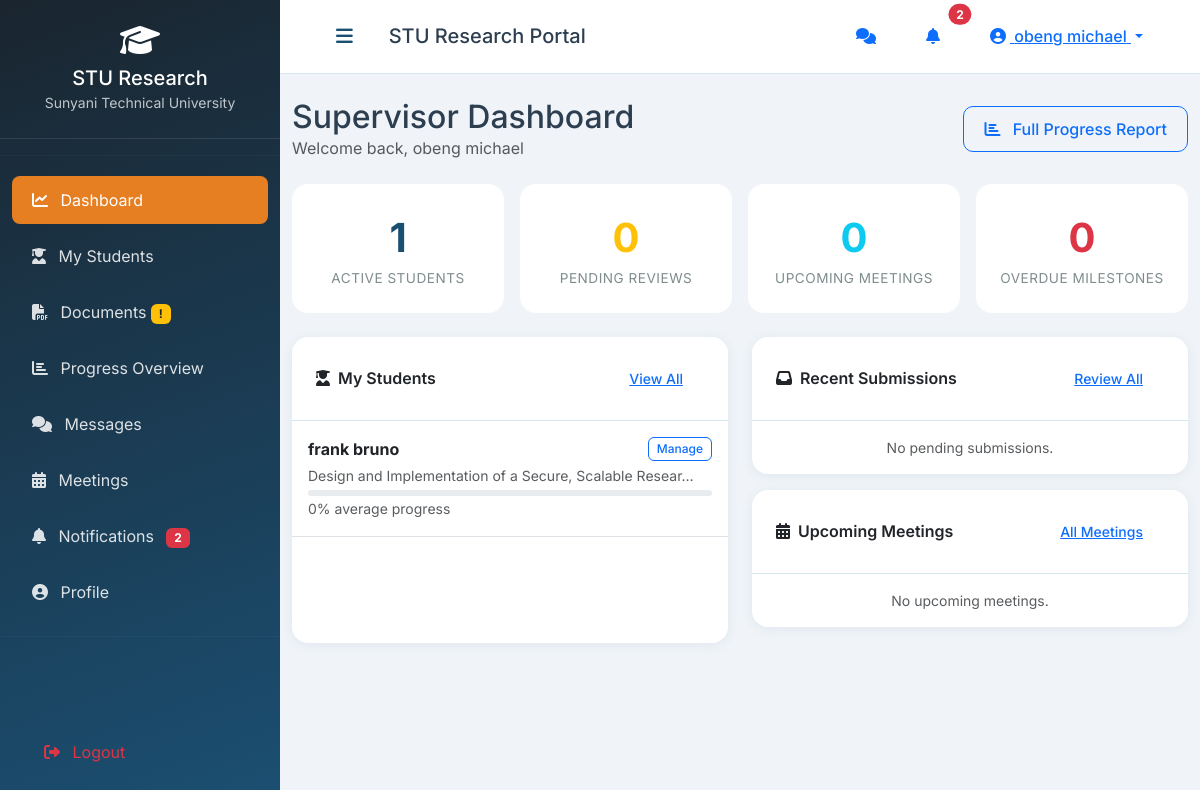
The app's page /supervisor/dashboard/ (signed in) with its own data.
### research/models.py (models this page shows, shortened)
class User(AbstractUser):
    ROLE_CHOICES = (
        ('admin', 'Administrator'),
        ('supervisor', 'Supervisor'),
        ('student', 'Student'),
    )
    role = models.CharField(max_length=20, choices=ROLE_CHOICES, default='student')
    student_id = models.CharField(max_length=50, unique=True, null=True, blank=True)
    phone = models.CharField(max_length=20, blank=True)
    department = models.CharField(max_length=100, blank=True)
    profile_pic = models.ImageField(upload_to='profile_pics/', null=True, blank=True)
    is_active = models.BooleanField(default=True)
    last_seen = models.DateTimeField(null=True, blank=True)

class Allocation(models.Model):
    STATUS_CHOICES = (
        ('active', 'Active'),
        ('completed', 'Completed'),
        ('terminated', 'Terminated'),
    )
    proposal = models.OneToOneField(
        Proposal, on_delete=models.CASCADE, related_name='allocation'
    )
    student = models.ForeignKey(
        User, on_delete=models.CASCADE,
        related_name='allocations_as_student',
        limit_choices_to={'role': 'student'}
    )
    supervisor = models.ForeignKey(
        User, on_delete=models.CASCADE,
        related_name='allocations_as_supervisor',
        limit_choices_to={'role': 'supervisor'}
    )
    allocated_by = models.ForeignKey(
        User, on_delete=models.SET_NULL, null=True,
        related_name='allocations_made'
    )
    match_score = models.FloatField(
        default=0.0,
        help_text="Cosine similarity score from chaotic allocation algorithm (0–1)"
    )
    allocation_date = models.DateTimeField(auto_now_add=True)
    status = models.CharField(max_length=20, choices=STATUS_CHOICES, default='active')
    notes = models.TextField(blank=True)

class Proposal(models.Model):
    STATUS_CHOICES = (
        ('draft', 'Draft'),
        ('submitted', 'Submitted'),
        ('under_review', 'Under Review'),
        ('approved', 'Approved'),
        ('rejected', 'Rejected'),
        ('revision_required', 'Revision Required'),
    )
    student = models.ForeignKey(
        User, on_delete=models.CASCADE,
        related_name='proposals',
        limit_choices_to={'role': 'student'}
    )
    title = models.CharField(max_length=500)
    abstract = models.TextField(blank=True)
    objectives = models.TextField(blank=True)
    methodology = models.TextField(blank=True)
    background = models.TextField(blank=True)
    expected_outcomes = models.TextField(blank=True)
    keywords = models.CharField(max_length=500, blank=True, help_text="Comma separated keywords")
    department = models.CharField(max_length=100, blank=True)
    program = models.CharField(max_length=100, blank=True)
    academic_year = models.CharField(max_length=20, blank=True)
    document = models.FileField(upload_to='proposals/', null=True, blank=True)
    status = models.CharField(max_length=30, choices=STATUS_CHOICES, default='draft')
    admin_comments = models.TextField(blank=True)
    submission_date = models.DateTimeField(null=True, blank=True)
    review_date = models.DateTimeField(null=True, blank=True)
    created_at = models.DateTimeField(auto_now_add=True)
    updated_at = models.DateTimeField(auto_now=True)

### research/views.py (the view)
# urls.py: path('supervisor/dashboard/', views.supervisor_dashboard, name='supervisor_dashboard'),
@login_required
@role_required('supervisor')
def supervisor_dashboard(request):
    user = request.user
    allocations = list(
        Allocation.objects
        .filter(supervisor=user, status='active')
        .select_related('student', 'proposal')
    )
    for alloc in allocations:
        reports = ProgressReport.objects.filter(allocation=alloc)
        alloc.avg_progress = int(
            reports.aggregate(Avg('percentage_complete'))['percentage_complete__avg'] or 0
        )
        alloc.pending_docs = reports.filter(status='submitted').count()
        alloc.overdue_milestones = Milestone.objects.filter(
            allocation=alloc,
            due_date__lt=timezone.now().date(),
            status__in=['pending', 'in_progress']
        ).count()
    pending_reports = ProgressReport.objects.filter(
        allocation__supervisor=user, status='submitted'
    ).count()
    upcoming_meetings = Meeting.objects.filter(
        supervisor=user,
        meeting_date__gte=timezone.now(),
        status='scheduled'
    ).order_by('meeting_date')[:5]
    overdue_milestones = Milestone.objects.filter(
        allocation__supervisor=user,
        due_date__lt=timezone.now().date(),
        status__in=['pending', 'in_progress']
    ).select_related('allocation__student').order_by('due_date')[:5]
    recent_submissions = ProgressReport.objects.filter(
        allocation__supervisor=user,
        status='submitted'
    ).select_related('student', 'allocation').order_by('-submitted_at')[:5]
    context = {
        'allocations': allocations,
        'total_students': len(allocations),
        'pending_reports': pending_reports,
        'upcoming_meetings': upcoming_meetings,
        'overdue_milestones': overdue_milestones,
        'recent_submissions': recent_submissions,
        'section': 'dashboard',
    }
    return render(request, 'research/supervisor/dashboard.html', context)

### research/context_processors.py (called while the page is built)
def notification_count(request):
    if request.user.is_authenticated:
        notif_count = Notification.objects.filter(user=request.user, is_read=False).count()
        try:
            from .models import Message
            msg_count = Message.objects.filter(recipient=request.user, is_read=False).count()
        except Exception:
            msg_count = 0
        return {
            'unread_notification_count': notif_count,
            'unread_msg_count': msg_count,
        }
    return {'unread_notification_count': 0, 'unread_msg_count': 0}

def user_role(request):
    if request.user.is_authenticated:
        return {'user_role': request.user.role}
    return {'user_role': None}

### research/views.py (called while the page is built)
def role_required(*roles):
    def decorator(view_func):
        @wraps(view_func)
        def wrapper(request, *args, **kwargs):
            if not request.user.is_authenticated:
                messages.warning(request, 'Please log in to access this page.')
                return redirect('login')
            if request.user.role not in roles and not request.user.is_superuser:
                messages.error(request, 'You do not have permission to access this page.')
                return redirect('dashboard')
            return view_func(request, *args, **kwargs)
        return wrapper
    return decorator

### templates/research/supervisor/dashboard.html (shortened to what this page needs)
{% extends 'base.html' %}
{% load static %}
{% block content %}
<div class="d-flex justify-content-between align-items-center mb-4">
    <div>
        <h2 class="mb-0">Supervisor Dashboard</h2>
        <p class="text-muted mb-0">Welcome back, {{ user.get_full_name|default:user.username }}</p>
    </div>
    <a href="{% url 'supervisor_progress_overview' %}" class="btn btn-outline-primary">
        <i class="fas fa-chart-bar me-2"></i> Full Progress Report
    </a>
</div>
<div class="row g-3 mb-4">
    <div class="col-6 col-md-3">
        <div class="stat-card">
            <div class="stat-number">{{ total_students }}</div>
            <div class="stat-label">Active Students</div>
        </div>
    </div>
    <div class="col-6 col-md-3">
        <div class="stat-card">
            <div class="stat-number text-warning">{{ pending_reports }}</div>
            <div class="stat-label">Pending Reviews</div>
        </div>
    </div>
    <div class="col-6 col-md-3">
        <div class="stat-card">
            <div class="stat-number text-info">{{ upcoming_meetings|length }}</div>
            <div class="stat-label">Upcoming Meetings</div>
        </div>
    </div>
    <div class="col-6 col-md-3">
        <div class="stat-card">
            <div class="stat-number text-danger">{{ overdue_milestones|length }}</div>
            <div class="stat-label">Overdue Milestones</div>
        </div>
    </div>
</div>
<div class="row g-4">
    <div class="col-md-6">
        <div class="card h-100">
            <div class="card-header d-flex justify-content-between align-items-center">
                <span><i class="fas fa-user-graduate me-2"></i>My Students</span>
                <a href="{% url 'supervisor_students' %}" class="btn btn-sm btn-link">View All</a>
            </div>
            <div class="card-body p-0">
                {% for alloc in allocations %}
                <div class="border-bottom p-3">
                    <div class="d-flex justify-content-between align-items-center mb-1">
                        <div>
                            <strong>{{ alloc.student.get_full_name|default:alloc.student.username }}</strong>
                        </div>
                        <a href="{% url 'supervisor_student_detail' alloc.student.id %}" class="btn btn-xs btn-outline-primary">Manage</a>
                    </div>
                    <small class="text-muted d-block mb-1">{{ alloc.proposal.title|truncatechars:55 }}</small>
                    <div class="progress" style="height:6px;">
                    </div>
                    <small class="text-muted">{{ alloc.avg_progress }}% average progress</small>
                </div>
                {% empty %}
                <div class="text-center py-4 text-muted">No students assigned yet.</div>
                {% endfor %}
            </div>
        </div>
    </div>
    <div class="col-md-6">
        <div class="card mb-3">
            <div class="card-header d-flex justify-content-between align-items-center">
                <span><i class="fas fa-inbox me-2"></i>Recent Submissions</span>
                <a href="{% url 'supervisor_documents' %}" class="btn btn-sm btn-link">Review All</a>
            </div>
            <div class="card-body p-0">
                {% for doc in recent_submissions %}
                <div class="border-bottom p-3 d-flex justify-content-between align-items-center">
                    <div>
                        <strong class="small">{{ doc.title|truncatechars:45 }}</strong>
                        <br><small class="text-muted">{{ doc.student.get_full_name }} · {{ doc.submitted_at|timesince }} ago</small>
                    </div>
                    <span class="badge bg-warning text-dark">Pending</span>
                </div>
                {% empty %}
                <div class="text-center py-3 text-muted small">No pending submissions.</div>
                {% endfor %}
            </div>
        </div>
        <div class="card mb-3">
            <div class="card-header d-flex justify-content-between align-items-center">
                <span><i class="fas fa-calendar-alt me-2"></i>Upcoming Meetings</span>
                <a href="{% url 'meetings' %}" class="btn btn-sm btn-link">All Meetings</a>
            </div>
            <div class="card-body p-0">
                {% for m in upcoming_meetings %}
                <div class="border-bottom p-3 d-flex justify-content-between align-items-center">
                    <div>
                        <strong class="small">{{ m.title }}</strong>
                        <br><small class="text-muted">{{ m.meeting_date|date:"M d, Y H:i" }} · {{ m.student.get_full_name }}</small>
                    </div>
                    <a href="{% url 'supervisor_meeting_update' m.id %}" class="btn btn-xs btn-outline-secondary">Minutes</a>
                </div>
                {% empty %}
                <div class="text-center py-3 text-muted small">No upcoming meetings.</div>
                {% endfor %}
            </div>
        </div>
    </div>
</div>
{% endblock %}

### templates/base.html (shortened to what this page needs)
<!DOCTYPE html>
<html lang="en">
<head>
    <link href="https://cdn.jsdelivr.net/npm/bootstrap@5.3.2/dist/css/bootstrap.min.css" rel="stylesheet">
    <link rel="stylesheet" href="https://cdnjs.cloudflare.com/ajax/libs/font-awesome/6.5.0/css/all.min.css">
    {% load static %}
    <link rel="stylesheet" href="{% static 'css/custom.css' %}">
</head>
<body>
{% if user.is_authenticated %}{% include 'includes/sidebar.html' %}{% endif %}
<div class="main-content {% if user.is_authenticated %}with-sidebar{% endif %}">
    {% if user.is_authenticated %}
    <nav class="top-nav">
        <div class="container-fluid">
            <div class="d-flex justify-content-between align-items-center">
                <div class="d-flex align-items-center">
                    <button class="sidebar-toggle btn btn-link" id="sidebarToggle" aria-label="Toggle sidebar">
                        <i class="fas fa-bars"></i>
                    </button>
                    <h5 class="mb-0 ms-3 d-none d-md-block">STU Research Portal</h5>
                </div>
                <div class="d-flex align-items-center gap-2">
                    <a href="{% url 'conversation_list' %}" class="btn btn-link position-relative" title="Messages">
                        <i class="fas fa-comments"></i>
                    </a>
                    <div class="dropdown">
                        <button class="btn btn-link position-relative" type="button"
                                id="notifToggle" data-bs-toggle="dropdown"
                                aria-expanded="false" aria-label="Notifications">
                            <i class="fas fa-bell"></i>
                            <span id="notif-badge"
                                  class="position-absolute top-0 start-100 translate-middle badge rounded-pill bg-danger
                                         {% if not unread_notification_count %}d-none{% endif %}">
                                {{ unread_notification_count|default:"0" }}
                            </span>
                        </button>
                    </div>
                    <div class="dropdown">
                        <button class="btn btn-link dropdown-toggle" type="button" data-bs-toggle="dropdown">
                            <i class="fas fa-user-circle me-1"></i>
                            <span class="d-none d-md-inline">{{ user.get_full_name|default:user.username }}</span>
                        </button>
                    </div>
                </div>
            </div>
        </div>
    </nav>
    {% endif %}
    <main class="py-4">
        <div class="container-fluid">
            {% block content %}{% endblock %}
        </div>
    </main>
</div>
<div id="toast-container" class="toast-container position-fixed bottom-0 end-0 p-3" style="z-index:1200;"></div>
</body>
</html>

### research/static/css/custom.css (style rules this page uses)
:root { --primary: #1B4F72; --primary-dark: #0D3B5E; --primary-light: #2E86C1; --secondary: #2980B9; --accent: #E67E22; --success: #27AE60; --danger: #E74C3C; --warning: #F39C12; --light: #EBF5FB; --dark: #1A252F; --gray: #7F8C8D; --border: #D5E8F0; }
* { margin: 0; padding: 0; box-sizing: border-box; }
body { font-family: 'Inter', sans-serif; background: #F0F4F8; color: #2C3E50; }
.main-content { margin-left: 280px; transition: all 0.3s ease; min-height: 100vh; }
.top-nav { background: white; padding: 12px 24px; border-bottom: 1px solid var(--border); position: sticky; top: 0; z-index: 999; }
.sidebar-toggle { color: var(--primary); font-size: 1.2rem; background: transparent; border: none; }
.card { border: none; border-radius: 16px; box-shadow: 0 2px 12px rgba(27,79,114,0.08); transition: all 0.2s; }
.card-header { background: transparent; border-bottom: 1px solid var(--border); padding: 20px 24px; font-weight: 600; }
.stat-card { background: white; border-radius: 16px; padding: 24px; text-align: center; transition: all 0.2s; }
.stat-card .stat-number { font-size: 2.5rem; font-weight: 700; color: var(--primary); }
.stat-card .stat-label { color: var(--gray); font-size: 0.85rem; text-transform: uppercase; letter-spacing: 0.5px; }
.btn { border-radius: 10px; padding: 10px 20px; font-weight: 500; }
.toast-container { position: fixed; bottom: 20px; right: 20px; z-index: 1100; }
.btn-xs { padding: 2px 8px; font-size: .75rem; border-radius: 6px; }

### templates/base.html (style rules this page uses)
.btn-xs { padding: 2px 8px; font-size: .75rem; border-radius: 6px; }

### records on screen
User: get_full_name "obeng michael"
Allocation: student.get_full_name "frank bruno", proposal "Design and Implementation of a Secure, Scalable Resear…", avg_progress "0"

### other values on screen
{{ unread_notification_count }} "2"
{{ unread_notification_count|default:"0" }} "2"
{{ total_students }} "1"
{{ pending_reports }} "0"
{{ upcoming_meetings|length }} "0"
{{ overdue_milestones|length }} "0"
